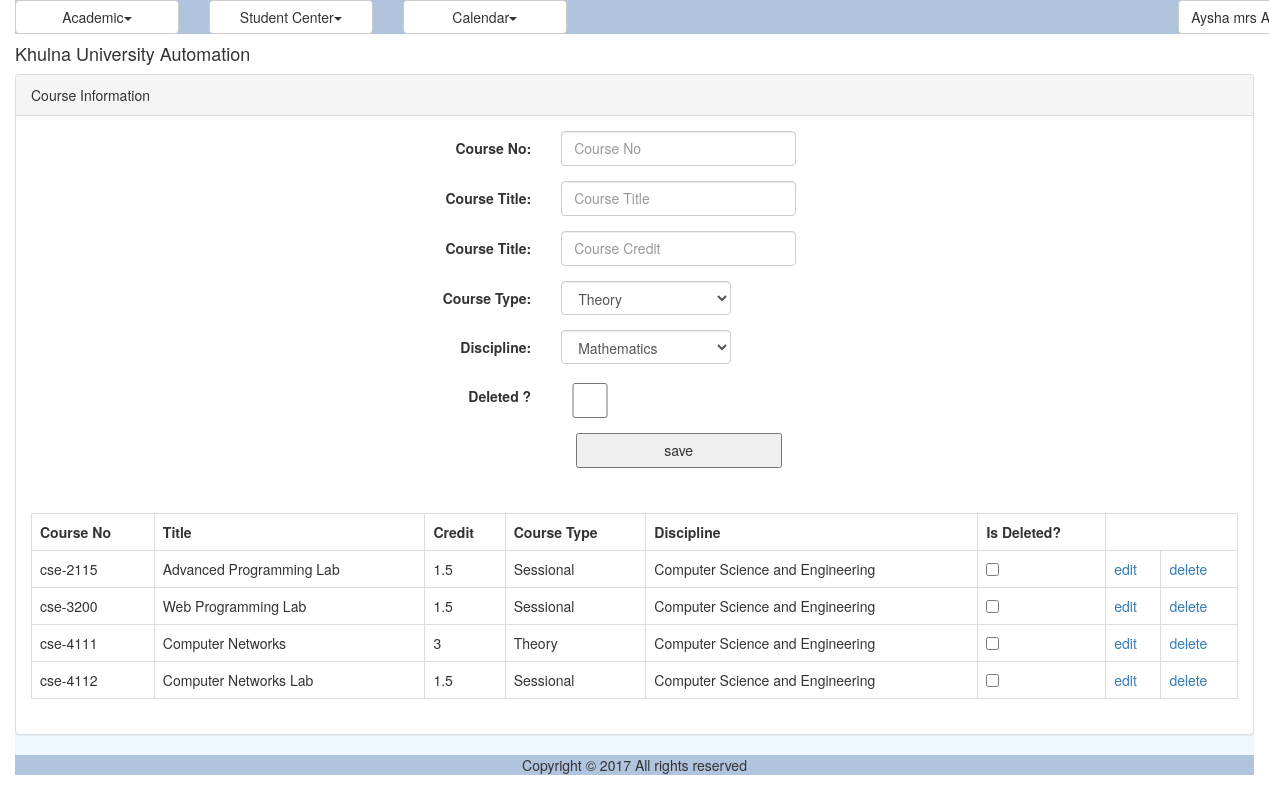
/course.php (signed in), run on the app's committed database.
### tables this page shows
CREATE TABLE IF NOT EXISTS `reg_course` (
  `ID` varchar(40) NOT NULL,
  `CourseNo` varchar(40) NOT NULL,
  `Title` varchar(100) NOT NULL,
  `Credit` double NOT NULL,
  `CourseTypeID` varchar(40) NOT NULL,
  `DisciplineID` varchar(40) NOT NULL,
  `IsDeleted` tinyint(1) NOT NULL,
  PRIMARY KEY (`ID`)
);

CREATE TABLE IF NOT EXISTS `reg_course_type` (
  `ID` varchar(40) NOT NULL,
  `Name` varchar(30) NOT NULL,
  `SessionalTypeID` varchar(40) NOT NULL,
  PRIMARY KEY (`ID`)
);

CREATE TABLE IF NOT EXISTS `ums_discipline` (
  `ID` varchar(40) NOT NULL,
  `Name` varchar(50) NOT NULL,
  `ShortCode` varchar(20) DEFAULT NULL,
  `SchoolID` varchar(40) DEFAULT NULL,
  PRIMARY KEY (`ID`)
);

### util/class.util.inc (called while the page is built, shortened)
<?php
class ConfigUtil implements I_DBConfig, I_LogConfig, I_LanguageConfig{
	public static $s_instance;
	private $_host;
	private $_username;
	private $_password;
	private $_database;
	public static function getInstance() {
		if(!self::$s_instance) {
			self::$s_instance = new self();
		}
		return self::$s_instance;
	}
	private function readConfig(){
		$this->_ini_array = parse_ini_file(CONFIG.'system.ini');
		$this->_host =	$this->_ini_array['db_host'];
		$this->_username = $this->_ini_array['db_username'];
		$this->_password = $this->_ini_array['db_password'];
		$this->_database = $this->_ini_array['db_database'];
	}
	public function getDBHost(){
		return $this->_host;
	}
	public function getDBUserName(){
		return $this->_username;
	}
	public function getDBPassword(){
		return $this->_password;
	}
	public function getDBName(){
		return $this->_database;
	}
}
class DBUtil implements I_DBUtil {
	private static $s_instance;
	private $_host;
	private $_username;
	private $_password;
	private $_database;
	protected $_connection;
	protected $_result;
	public static function getInstance() {
		if(!self::$s_instance) {
			self::$s_instance = new self();
		}
		return self::$s_instance;
	}
	private function readDBConfig(){
		$_config = ConfigUtil::getInstance();
		$this->_host = $_config->getDBHost();
		$this->_username = $_config->getDBUserName();
		$this->_password = $_config->getDBPassword();
		$this->_database = $_config->getDBName();
	}
	private function setConnection(){
		$this->_connection = new mysqli($this->_host, $this->_username,
			$this->_password, $this->_database);
	}
	public function doQuery($sql) {
		$this->_result = $this->_connection->query($sql) or die(mysqli_error($this->_connection));
		return $this->_result;
	}
	public function getNumRows() {
		$this->_numRows = mysqli_num_rows($this->_result);
		return $this->_numRows;
	}
	public function getAllRows() {
		$rows = array();
		for($x = 0; $x < $this->getNumRows(); $x++) {
			$rows[] = mysqli_fetch_assoc($this->_result);
		}
		return $rows;
	}
	public function getTopRow() {
		return $this->_result->fetch_array();
	}
}
class LogUtil{
	private static $s_instance;
	public static function getInstance(){
		if(!self::$s_instance) {
			self::$s_instance = new self();
		}
		return self::$s_instance;
	}
}
class LangUtil{
	private static $s_instance;
	public static function getInstance() {
		if(!self::$s_instance) {
			self::$s_instance = new self();
		}
		return self::$s_instance;
	}
}
?>

### modules/registration/ui/blade/view.course.blade.inc (called while the page is built, shortened)
<?php
include_once UTILITY.'class.util.inc';
include_once MODULES_REGISTRATION.'bao/class.coursebao.inc';
include_once MODULES_REGISTRATION.'bao/class.course_typebao.inc';
include_once MODULES_USER.'bao/class.disciplinebao.inc';
$_CourseBAO = new CourseBAO();
$_CourseTypeBAO = new CourseTypeBAO();
$_DisciplineBAO = new DisciplineBAO();
?>

### modules/registration/bao/class.course_typebao.inc (called while the page is built, shortened)
<?php
include_once UTILITY.'class.util.inc';
include_once MODULES_REGISTRATION.'dao/class.course_typedao.inc';
Class CourseTypeBAO{
	private $_CourseTypeDAO;
	public function __construct(){
		$this->_CourseTypeDAO = new CourseTypeDAO();
	}
	public function getAllCourseTypes(){
		$Result = $this->_CourseTypeDAO->getAllCourseTypes();
		return $Result;
	}
}
?>

### modules/registration/dao/class.course_typedao.inc (called while the page is built, shortened)
<?php
include_once COMMON.'class.common.inc';
include_once COMMON.'class.common.course.inc';
include_once UTILITY.'class.util.inc';
Class CourseTypeDAO{
	private $_DB;
	public function __construct(){
		$this->_DB = DBUtil::getInstance();
	}
	public function getAllCourseTypes(){
		$CourseTypeList = array();
		$this->_DB->doQuery("SELECT * FROM reg_course_type");
		$rows = $this->_DB->getAllRows();
		for($i = 0; $i < sizeof($rows); $i++) {
			$row = $rows[$i];
			$this->_CourseType = new CourseType();
		    $this->_CourseType->setID ( $row['ID']);
		    $this->_CourseType->setName( $row['Name'] );
		    $sid = $row['SessionalTypeID'];
		    $this->_DB->doQuery("SELECT * FROM reg_course_sessional_type where ID='".$sid."'");
			$newrows = $this->_DB->getAllRows();
			for($j = 0; $j < sizeof($newrows); $j++) {
				$newrow = $newrows[$j];
		    	$value = $newrow['Name'] ;
			}
		    $this->_CourseType->setSessionalTypeID($value);
		    $CourseTypeList[]=$this->_CourseType;
		}
		$Result = new Result();
		$Result->setIsSuccess(1);
		$Result->setResultObject($CourseTypeList);
		return $Result;
	}
}
?>

### common/class.common.inc (called while the page is built, shortened)
<?php
class Result{
    private $_IsSuccess=0;
    private $_ResultObject;
    public function setIsSuccess($IsSuccess){
        $this->_IsSuccess = $IsSuccess;
    }
    public function getIsSuccess(){
        return $this->_IsSuccess;
    }
    public function setResultObject($ResultObject){
        $this->_ResultObject = $ResultObject;
    }
    public function getResultObject(){
        return $this->_ResultObject;
    }
}
?>

### common/class.common.course.inc (called while the page is built, shortened)
<?php
class CourseType
{
    private $_ID;
    private $_Name;
    public function setID ( $ID ) {
        $this->_ID = $ID;
    }
    public function getID () {
        return $this->_ID;
    }
    public function setName ( $Name ) {
        $this->_Name = $Name;
    }
    public function getName () {
        return $this->_Name;
    }
}
class Discipline{
    private $_ID;
    private $_Name;
    public function setID ( $ID ) {
        $this->_ID = $ID;
    }
    public function getID () {
        return $this->_ID;
    }
    public function setName( $Name ) {
        $this->_Name = $Name;
    }
    public function getName() {
        return $this->_Name;
    }
}
?>

### modules/user/bao/class.disciplinebao.inc (called while the page is built, shortened)
<?php
include_once UTILITY.'class.util.inc';
include_once MODULES_USER.'dao/class.disciplinedao.inc';
Class DisciplineBAO{
	private $_DisciplineDAO;
	public function __construct(){
		$this->_DisciplineDAO = new DisciplineDAO();
	}
	public function getAllDisciplines(){
		$Result = $this->_DisciplineDAO->getAllDisciplines();
		return $Result;
	}
}
?>

### modules/user/dao/class.disciplinedao.inc (called while the page is built, shortened)
<?php
include_once COMMON.'class.common.inc';
include_once COMMON.'class.common.course.inc';
include_once UTILITY.'class.util.inc';
Class DisciplineDAO{
	private $_DB;
	public function __construct(){
		$this->_DB = DBUtil::getInstance();
	}
	public function getAllDisciplines(){
		$DisciplineList = array();
		$this->_DB->doQuery("SELECT * FROM ums_discipline");
		$rows = $this->_DB->getAllRows();
		for($i = 0; $i < sizeof($rows); $i++) {
			$row = $rows[$i];
			$this->_Discipline = new Discipline();
		    $this->_Discipline->setID ( $row['ID']);
		    $this->_Discipline->setName( $row['Name'] );
		    $this->_Discipline->setShortCode( $row['ShortCode'] );
			$School = new School();
			$School->setID($row['SchoolID']);
			$this->_DB->doQuery("SELECT * FROM ums_school where ID='".$row['SchoolID']."'");
			$schoolRow = $this->_DB->getTopRow();
			$School->setName($schoolRow['Name']);
			$this->_Discipline->setSchool($School);
		    $DisciplineList[]=$this->_Discipline;
		}
		$Result = new Result();
		$Result->setIsSuccess(1);
		$Result->setResultObject($DisciplineList);
		return $Result;
	}
}
?>

### modules/registration/bao/class.coursebao.inc (called while the page is built, shortened)
<?php
include_once UTILITY.'class.util.inc';
include_once MODULES_REGISTRATION.'dao/class.coursedao.inc';
Class CourseBAO{
	private $_CourseDAO;
	public function __construct(){
		$this->_CourseDAO = new CourseDAO();
	}
	public function getAllCourses(){
		$Result = $this->_CourseDAO->getAllCourses();
		return $Result;
	}
}
?>

### modules/registration/dao/class.coursedao.inc (called while the page is built, shortened)
<?php
include_once COMMON.'class.common.inc';
include_once COMMON.'class.common.course.inc';
include_once UTILITY.'class.util.inc';
Class CourseDAO{
	private $_DB;
	public function __construct(){
		$this->_DB = DBUtil::getInstance();
	}
	public function getAllCourses(){
		$CourseList = array();
		$this->_DB->doQuery("SELECT * FROM reg_course Order by CourseNo ASC");
		$rows = $this->_DB->getAllRows();
		for($i = 0; $i < sizeof($rows); $i++) {
			$row = $rows[$i];
			$this->_Course = new Course();
			$this->_Course->setID($row['ID']);
		    $this->_Course->setCourseNo($row['CourseNo']);
		    $this->_Course->setTitle($row['Title']);
		    $this->_Course->setCredit($row['Credit']);
			$this->_Course->setISdeleted($row['IsDeleted']);
		    $coursetypeid = $row['CourseTypeID'];
		    $this->_DB->doQuery("SELECT * FROM reg_course_type where ID='".$coursetypeid."'");
			$newrows = $this->_DB->getAllRows();
			for($j = 0; $j < sizeof($newrows); $j++) {
				$newrow = $newrows[$j];
		    	$value = $newrow['Name'] ;
			}
			$this->_Course->setCourseTypeID($value);
		    $disciplineid = $row['DisciplineID'];
		    $this->_DB->doQuery("SELECT * FROM ums_discipline where ID='".$disciplineid."'");
			$newrows = $this->_DB->getAllRows();
			for($j = 0; $j < sizeof($newrows); $j++) {
				$newrow = $newrows[$j];
		    	$value = $newrow['Name'] ;
			}
			$this->_Course->setDisciplineID($value);
		    $CourseList[]=$this->_Course;
		}
		$Result = new Result();
		$Result->setIsSuccess(1);
		$Result->setResultObject($CourseList);
		return $Result;
	}
}
?>

### modules/registration/ui/view.course.inc (the view, shortened to what this page needs)
<?php
include_once 'blade/view.course.blade.inc';
include_once COMMON.'class.common.inc';
include_once COMMON.'class.common.course.inc';
?>
<div class="panel panel-default">
    <div class="panel-heading">Course Information</div>
    <div class="panel-body">
	<div id="form">
		<form method="post" class="form-horizontal">
			<div class="form-group">
          	<label class="control-label col-sm-4" for="txtName">Course No:</label>
          	<div class="col-sm-6">
			<input type="text" name="txtName" class="form-control"  placeholder="Course No" value="<?php
				if(isset($_GET['edit'])) echo $getROW->getCourseNo();  ?>" />
			</div>
			</div>
			<div class="form-group">
          	<label class="control-label col-sm-4" for="txtName">Course Title:</label>
          	<div class="col-sm-6">
			<input type="text" name="txttitle" class="form-control"  placeholder="Course Title" value="<?php
				if(isset($_GET['edit'])) echo $getROW->getTitle();  ?>" />
			</div>
			</div>
			<div class="form-group">
          	<label class="control-label col-sm-4" for="txtName">Course Title:</label>
          	<div class="col-sm-6">
			<input type="text" name="txtcrdit" class="form-control"  placeholder="Course Credit" value="<?php
				if(isset($_GET['edit'])) echo $getROW->getCredit();  ?>" />
			</div>
			</div>
			<div class="form-group">
              	<label class="control-label col-sm-4" for="coursetype">Course Type:</label>
              	<div class="col-sm-6">
							<?php
							$Result = $_CourseTypeBAO->getAllCourseTypes();
							if ($Result->getIsSuccess())
								$CourseTypeList = $Result->getResultObject();
							?>
							<select name="coursetype" class="form-control" style="width:170px">
								<?php
								for ($i = 0; $i<sizeof($CourseTypeList); $i++){
									$CourseType = $CourseTypeList[$i];
									?>
									<?php
									if (!isset($_GET['edit'])){
										?>
										<option value="<?php echo $CourseType->getID();?>" > <?php echo $CourseType->getName(); ?>
										</option>
										<?php
									}
											?>
											<?php
								}
								?>
							</select>
					</div>
			</div>
			<div class="form-group">
              	<label class="control-label col-sm-4" for="discipline">Discipline:</label>
              	<div class="col-sm-6">
							<?php
							$Result = $_DisciplineBAO->getAllDisciplines();
							if ($Result->getIsSuccess())
								$DisciplineList = $Result->getResultObject();
							?>
							<select name="discipline" class="form-control" style="width:170px">
								<?php
								for ($i = 0; $i<sizeof($DisciplineList); $i++){
									$Discipline = $DisciplineList[$i];
									?>
									<?php
									if (!isset($_GET['edit'])){
										?>
										<option value="<?php echo $Discipline->getID();?>" > <?php echo $Discipline->getName(); ?>
										</option>
										<?php
									}
											?>
											<?php
								}
								?>
							</select>
				</div>
			</div>
			<div class="form-group">
              	<label class="control-label col-sm-4" for="ISdeleted">Deleted ?</label>
              	<div class="col-sm-2">
							<input type="checkbox" name="ISdeleted"
							<?php
							if (isset($_GET['edit'])){
								if($getROW->getISdeleted() == 1)
								{
									?>
									checked = "checked"
									<?php
								}
							}
							?>
							/>
				</div>
			</div>
	        <div class="form-group">
              	<div class="col-sm-offset-2 col-sm-10">
							<?php
							if(isset($_GET['edit']))
							{
								?>
								<button type="submit" name="update">update</button>
								<?php
							}
							else
							{
								?>
								<button type="submit" name="save">save</button>
								<?php
							}
							?>
				</div>
			</div>
			</form>
</div>
</div>
<div class="panel-body">
<table class="table table-bordered">
				<?php
				$Result = $_CourseBAO->getAllCourses();
				if($Result->getIsSuccess()){
					$Courses = $Result->getResultObject();
					?>
					<tr>
						<th>Course No</th>
						<th>Title</th>
						<th>Credit</th>
						<th>Course Type</th>
						<th>Discipline</th>
						<th>Is Deleted?</th>
					</tr>
					<?php
					for($i = 0; $i < sizeof($Courses); $i++) {
						$Course = $Courses[$i];
						?>
						<tr>
							<td><?php echo $Course->getCourseNo(); ?></td>
							<td><?php echo $Course->getTitle(); ?></td>
							<td><?php echo $Course->getCredit(); ?></td>
							<td><?php echo $Course->getCourseTypeID(); ?></td>
							<td><?php echo $Course->getDisciplineID(); ?></td>
							<td><input type="checkbox" name="name1" onclick="return false;"
								<?php
								if($Course->getISdeleted() == 1)
								{
									?>
									checked = "checked"
									<?php
								}
								?>/></td>
								<td><a href="?edit=<?php echo $Course->getID(); ?>" onclick="return confirm('sure to edit !'); " >edit</a></td>
								<td><a href="?del=<?php echo $Course->getID(); ?>" onclick="return confirm('sure to delete !'); " >delete</a></td>
							</tr>
							<?php
						}
					}
					else{
	echo $Result->getResultObject();
}
?>
</table>
</div>
</div>

### data on the page
reg_course: CourseNo "cse-2115", Title "Advanced Programming Lab", Credit "1.5"
reg_course_type: Name "Sessional"
ums_discipline: Name "Computer Science and Engineering"
reg_course: CourseNo "cse-3200", Title "Web Programming Lab", Credit "1.5"
reg_course: CourseNo "cse-4111", Title "Computer Networks", Credit "3"
reg_course_type: Name "Theory"
reg_course: CourseNo "cse-4112", Title "Computer Networks Lab", Credit "1.5"

### other printed values
$globalMenu[$i]->getTitle() "Academic Student Center Calendar"
$CurrentUser->getFullName() "Aysha mrs…"
form field coursetype "Theory"
form field discipline "Mathematics"
